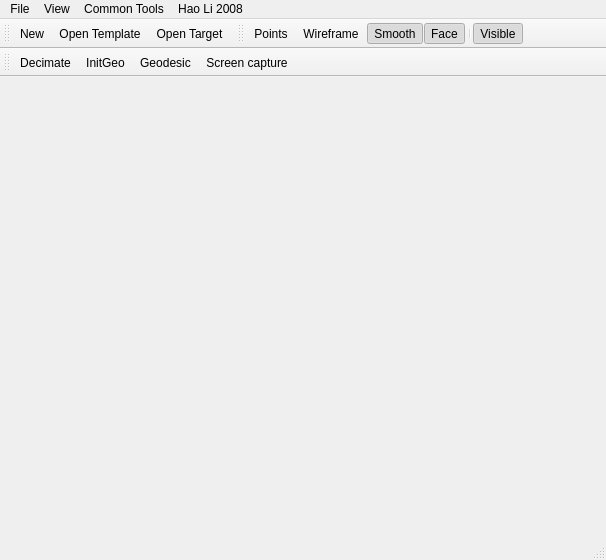
<?xml version="1.0" encoding="UTF-8"?>
<ui version="4.0">
 <class>DeformableRegistrationClass</class>
 <widget class="QMainWindow" name="DeformableRegistrationClass">
  <property name="geometry">
   <rect>
    <x>0</x>
    <y>0</y>
    <width>606</width>
    <height>560</height>
   </rect>
  </property>
  <property name="windowTitle">
   <string>DeformableRegistration</string>
  </property>
  <widget class="QWidget" name="centralWidget">
   <layout class="QHBoxLayout" name="horizontalLayout">
    <item>
     <widget class="Viewer" name="view" native="true">
      <property name="minimumSize">
       <size>
        <width>400</width>
        <height>400</height>
       </size>
      </property>
     </widget>
    </item>
   </layout>
  </widget>
  <widget class="QMenuBar" name="menuBar">
   <property name="geometry">
    <rect>
     <x>0</x>
     <y>0</y>
     <width>606</width>
     <height>21</height>
    </rect>
   </property>
   <widget class="QMenu" name="menuFile">
    <property name="title">
     <string>File</string>
    </property>
    <addaction name="actionNew"/>
    <addaction name="separator"/>
    <addaction name="actionOpenTemplate"/>
    <addaction name="actionOpenTarget"/>
    <addaction name="separator"/>
    <addaction name="actionSaveTemplate"/>
    <addaction name="actionSaveTarget"/>
    <addaction name="separator"/>
    <addaction name="actionExit"/>
   </widget>
   <widget class="QMenu" name="menuHaoLi2008">
    <property name="title">
     <string>Hao Li 2008</string>
    </property>
    <addaction name="separator"/>
    <addaction name="actionInitalize_HaoLi"/>
    <addaction name="actionStart_HaoLi"/>
   </widget>
   <widget class="QMenu" name="menuCommon_Tools">
    <property name="title">
     <string>Common Tools</string>
    </property>
    <widget class="QMenu" name="menuSampling">
     <property name="title">
      <string>Sampling</string>
     </property>
     <addaction name="actionRANDOM"/>
     <addaction name="actionQuadricFitting"/>
     <addaction name="actionDartThrowing"/>
    </widget>
    <addaction name="actionDecimate"/>
    <addaction name="menuSampling"/>
    <addaction name="actionEmbededDeformation"/>
    <addaction name="actionInitGeo"/>
    <addaction name="actionGeodesic"/>
   </widget>
   <widget class="QMenu" name="menuView">
    <property name="title">
     <string>View</string>
    </property>
    <widget class="QMenu" name="menuProjection">
     <property name="title">
      <string>Projection</string>
     </property>
     <addaction name="actionPerspective"/>
     <addaction name="actionOrthogonal"/>
    </widget>
    <widget class="QMenu" name="menuTemplateMesh">
     <property name="title">
      <string>Template Mesh</string>
     </property>
     <addaction name="actionPoint"/>
     <addaction name="actionWireframe"/>
     <addaction name="actionFace"/>
     <addaction name="actionSmooth"/>
     <addaction name="separator"/>
     <addaction name="actionTemplateVisible"/>
     <addaction name="separator"/>
     <addaction name="actionTransparent"/>
    </widget>
    <widget class="QMenu" name="menuTarget_Mesh">
     <property name="title">
      <string>Target Mesh</string>
     </property>
     <addaction name="actionPoints_2"/>
     <addaction name="actionWireframe_2"/>
     <addaction name="actionFace_2"/>
     <addaction name="actionSmooth_2"/>
     <addaction name="separator"/>
     <addaction name="actionTargetVisible"/>
     <addaction name="separator"/>
     <addaction name="actionTransparent_2"/>
    </widget>
    <addaction name="menuProjection"/>
    <addaction name="separator"/>
    <addaction name="menuTemplateMesh"/>
    <addaction name="menuTarget_Mesh"/>
    <addaction name="actionDeformationGraph"/>
   </widget>
   <addaction name="menuFile"/>
   <addaction name="menuView"/>
   <addaction name="menuCommon_Tools"/>
   <addaction name="menuHaoLi2008"/>
  </widget>
  <widget class="QToolBar" name="FileToolBar">
   <property name="windowTitle">
    <string>File</string>
   </property>
   <property name="iconSize">
    <size>
     <width>45</width>
     <height>50</height>
    </size>
   </property>
   <property name="toolButtonStyle">
    <enum>Qt::ToolButtonIconOnly</enum>
   </property>
   <property name="floatable">
    <bool>true</bool>
   </property>
   <attribute name="toolBarArea">
    <enum>TopToolBarArea</enum>
   </attribute>
   <attribute name="toolBarBreak">
    <bool>false</bool>
   </attribute>
   <addaction name="actionNew"/>
   <addaction name="actionOpenTemplate"/>
   <addaction name="actionOpenTarget"/>
  </widget>
  <widget class="QStatusBar" name="statusBar"/>
  <widget class="QToolBar" name="ViewToolBar">
   <property name="windowTitle">
    <string>View</string>
   </property>
   <property name="iconSize">
    <size>
     <width>40</width>
     <height>40</height>
    </size>
   </property>
   <attribute name="toolBarArea">
    <enum>TopToolBarArea</enum>
   </attribute>
   <attribute name="toolBarBreak">
    <bool>false</bool>
   </attribute>
   <addaction name="actionPoint"/>
   <addaction name="actionWireframe"/>
   <addaction name="actionSmooth"/>
   <addaction name="actionFace"/>
   <addaction name="separator"/>
   <addaction name="actionTemplateVisible"/>
  </widget>
  <widget class="QToolBar" name="ToolstoolBar">
   <property name="windowTitle">
    <string>Tools</string>
   </property>
   <attribute name="toolBarArea">
    <enum>TopToolBarArea</enum>
   </attribute>
   <attribute name="toolBarBreak">
    <bool>true</bool>
   </attribute>
   <addaction name="actionDecimate"/>
   <addaction name="actionInitGeo"/>
   <addaction name="actionGeodesic"/>
   <addaction name="actionScreencapture"/>
  </widget>
  <action name="actionNew">
   <property name="text">
    <string>New</string>
   </property>
  </action>
  <action name="actionOpenTemplate">
   <property name="text">
    <string>Open Template...</string>
   </property>
  </action>
  <action name="actionOpenTarget">
   <property name="text">
    <string>Open Target...</string>
   </property>
  </action>
  <action name="actionSaveTemplate">
   <property name="text">
    <string>Save Template...</string>
   </property>
  </action>
  <action name="actionSaveTarget">
   <property name="text">
    <string>Save Target...</string>
   </property>
  </action>
  <action name="actionExit">
   <property name="text">
    <string>Exit</string>
   </property>
  </action>
  <action name="actionDecimate">
   <property name="text">
    <string>Decimate</string>
   </property>
  </action>
  <action name="actionRANDOM">
   <property name="text">
    <string>RANDOM</string>
   </property>
  </action>
  <action name="actionQuadricFitting">
   <property name="text">
    <string>Quadric_Fitting</string>
   </property>
  </action>
  <action name="actionDartThrowing">
   <property name="text">
    <string>Dart_Throwing</string>
   </property>
  </action>
  <action name="actionEmbededDeformation">
   <property name="text">
    <string>Embeded Deformation</string>
   </property>
  </action>
  <action name="actionPerspective">
   <property name="text">
    <string>Perspective</string>
   </property>
  </action>
  <action name="actionOrthogonal">
   <property name="text">
    <string>Orthogonal</string>
   </property>
  </action>
  <action name="actionPoint">
   <property name="checkable">
    <bool>true</bool>
   </property>
   <property name="text">
    <string>Points</string>
   </property>
  </action>
  <action name="actionWireframe">
   <property name="checkable">
    <bool>true</bool>
   </property>
   <property name="text">
    <string>Wireframe</string>
   </property>
   <property name="iconVisibleInMenu">
    <bool>false</bool>
   </property>
  </action>
  <action name="actionFace">
   <property name="checkable">
    <bool>true</bool>
   </property>
   <property name="checked">
    <bool>true</bool>
   </property>
   <property name="text">
    <string>Face</string>
   </property>
   <property name="toolTip">
    <string>Face</string>
   </property>
  </action>
  <action name="actionSmooth">
   <property name="checkable">
    <bool>true</bool>
   </property>
   <property name="checked">
    <bool>true</bool>
   </property>
   <property name="text">
    <string>Smooth</string>
   </property>
  </action>
  <action name="actionTemplateVisible">
   <property name="checkable">
    <bool>true</bool>
   </property>
   <property name="checked">
    <bool>true</bool>
   </property>
   <property name="text">
    <string>Visible</string>
   </property>
  </action>
  <action name="actionTransparent">
   <property name="text">
    <string>Transparent...</string>
   </property>
  </action>
  <action name="actionPoints_2">
   <property name="checkable">
    <bool>true</bool>
   </property>
   <property name="text">
    <string>Points</string>
   </property>
  </action>
  <action name="actionWireframe_2">
   <property name="checkable">
    <bool>true</bool>
   </property>
   <property name="text">
    <string>Wireframe</string>
   </property>
  </action>
  <action name="actionFace_2">
   <property name="checkable">
    <bool>true</bool>
   </property>
   <property name="checked">
    <bool>true</bool>
   </property>
   <property name="text">
    <string>Face</string>
   </property>
   <property name="toolTip">
    <string>Face</string>
   </property>
  </action>
  <action name="actionSmooth_2">
   <property name="checkable">
    <bool>true</bool>
   </property>
   <property name="text">
    <string>Smooth</string>
   </property>
  </action>
  <action name="actionTargetVisible">
   <property name="checkable">
    <bool>true</bool>
   </property>
   <property name="checked">
    <bool>true</bool>
   </property>
   <property name="text">
    <string>Visible</string>
   </property>
  </action>
  <action name="actionTransparent_2">
   <property name="text">
    <string>Transparent...</string>
   </property>
  </action>
  <action name="actionDeformationGraph">
   <property name="checkable">
    <bool>true</bool>
   </property>
   <property name="checked">
    <bool>false</bool>
   </property>
   <property name="text">
    <string>Deformation Graph</string>
   </property>
  </action>
  <action name="actionInitalize_HaoLi">
   <property name="text">
    <string>Initalize</string>
   </property>
  </action>
  <action name="actionStart_HaoLi">
   <property name="text">
    <string>Start</string>
   </property>
  </action>
  <action name="actionGeodesic">
   <property name="text">
    <string>Geodesic</string>
   </property>
  </action>
  <action name="actionInitGeo">
   <property name="text">
    <string>InitGeo</string>
   </property>
  </action>
  <action name="actionScreencapture">
   <property name="text">
    <string>Screen capture</string>
   </property>
   <property name="toolTip">
    <string>Screen capture</string>
   </property>
  </action>
 </widget>
 <layoutdefault spacing="6" margin="11"/>
 <customwidgets>
  <customwidget>
   <class>Viewer</class>
   <extends>QWidget</extends>
   <header>Viewer.h</header>
   <container>1</container>
  </customwidget>
 </customwidgets>
 <resources>
  <include location="DeformableRegistration.qrc"/>
 </resources>
 <connections/>
</ui>
